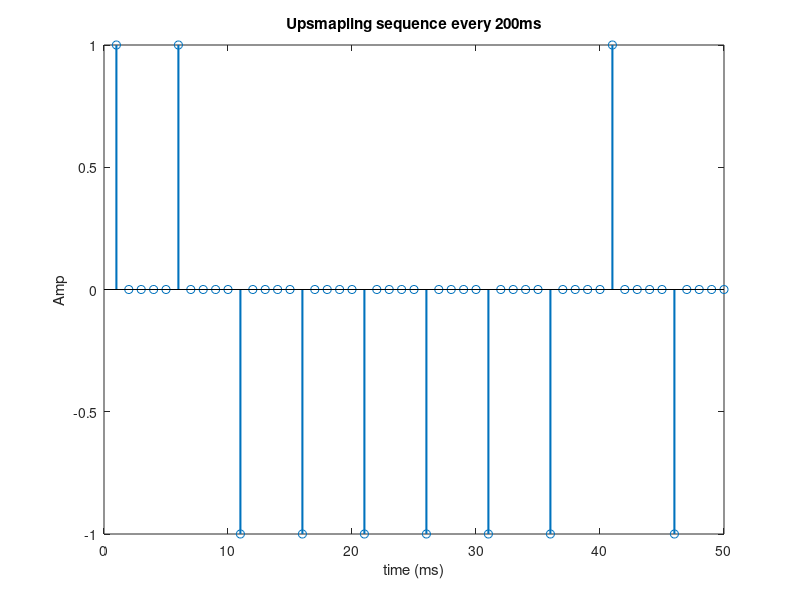
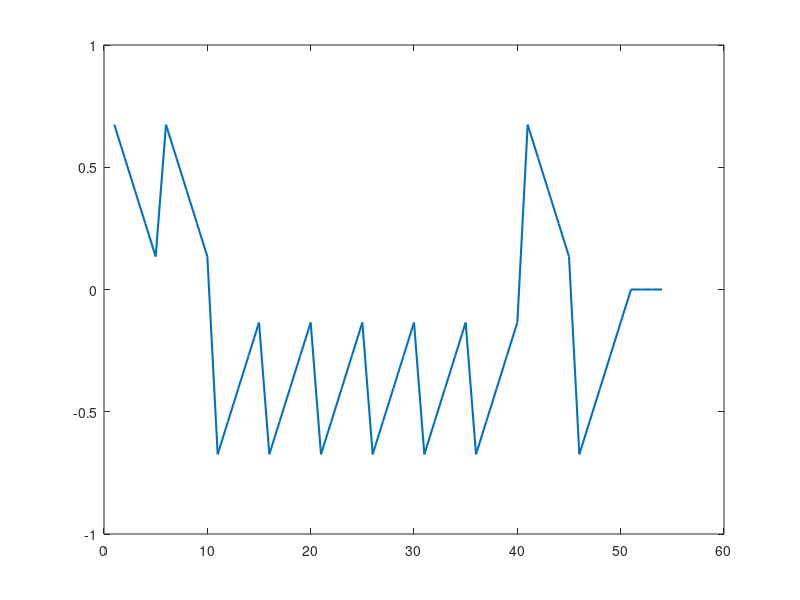

Here is the MATLAB script that generated these plots, in order: (Note: this script raises an error after producing the figures.)
clc; clear; close all;
%% Requirmnet 1
% Parameters
T = 1; % Symbol duration in seconds
samples_per_symbol = 5;
Ts = 0.2; % sampling duartion in seconds
Num_bits = 10;
% Define normalized pulse
p = [5 4 3 2 1]/sqrt(55);
% Generate random binary bits (0s and 1s)
bits = randi([0 1], 1, Num_bits);
% Convert to +1/-1
signal = 2*bits - 1; % Converts 0->-1 and 1->+1
% Upsample the signal (insert 4 zeros between samples)
upsampled_signal = upsample(signal, samples_per_symbol);
% Convolve with pulse shaping function
y = conv(upsampled_signal, p, 'full');

figure;
stem(upsampled_signal, 'LineWidth', 1.5);
title("Upsmapling sequence every 200ms");
xlabel("time (ms)");
ylabel("Amp");
figure;
plot(y, 'LineWidth', 1.5);
yline(0, 'k--', 'LineWidth', 1); % Add a dashed black line at y = 0
title("Convolution with pulse shape");
xlabel("time (ms)");
ylabel("Amp");
% Matched filter
h_matched = fliplr(p);
% Alternative Simple hold filter (all ones, normalized)
h_alt = ones(1,5)/sqrt(5); % Simple hold filter with 5 samples, normalized
% Filter the signal
y_matched = conv(y, h_matched, 'full');
y_alt = conv(y, h_alt, 'full');
% Correlator filter
y_reshaped = reshape(y(:, 1:Num_bits * samples_per_symbol), samples_per_symbol,
Num_bits); % size(y_reshaped) = [5, 10], 5 samples, 10 bits
y_correlator = zeros(samples_per_symbol * Num_bits, 1); % Output size: 5 * 10 = 50
% Loop over each bit
for n = 1:Num_bits
% Loop over each correlation output for the current bit
for i = 1:samples_per_symbol
sum_result = 0;
% Compute correlation: sum p(m) at each sample * y_reshaped(m, n) for each
sample within a bit in output y
for m = 1:i
sum_result = sum_result + p(m) * y_reshaped(m, n);
end
% Store result in y_correlator (dumb summation at T) for each bit to then
start over
y_correlator((n-1)*samples_per_symbol + i) = sum_result;
end
end
% Sampling points
sampling_indices = (1:Num_bits) * samples_per_symbol;
% Extract matched and alt samples at symbol instants
matched_samples = y_matched(sampling_indices);
alt_samples = y_alt(sampling_indices);
% Time vector adjusting
time_vector_matched = (0:length(y_matched)-1) * Ts + 0.2; % added 0.2 filter delay to
overcome the transition from 50ms domain to 10sec domain
time_vector_alt = (0:length(y_alt)-1) * Ts + 0.2;

time_vector_corr = (0:length(y_correlator)-1) * Ts + 0.2;
% Plot: Matched Filter vs Simple Hold Filter
figure;
subplot(2,1,1);
plot(time_vector_matched , y_matched, 'b-', 'LineWidth', 1.5); hold on;
stem(sampling_indices * Ts, matched_samples, 'bo', 'LineWidth', 1);
title('Matched Filter Output');
xlabel('Time (s)');
xlim([0,10]);
ylabel('Amplitude');
legend('Matched Filter','Samples');
grid on;
subplot(2,1,2);
plot(time_vector_alt, y_alt, 'r-', 'LineWidth', 1.5); hold on;
stem(sampling_indices * Ts, alt_samples, 'ro', 'LineWidth', 1);
title('Simple Hold Filter Output');
xlabel('Time (s)');
xlim([0,10]);
ylabel('Amplitude');
legend('Hold Filter','Samples');
grid on;
set(gcf, 'Position', [100 100 800 600]);
sgtitle('Filter Outputs Comparison');
% Plot: Matched Filter vs Correlator
figure;
plot(time_vector_matched,y_matched, 'm-', 'LineWidth', 1.5); hold on;
plot(time_vector_corr,y_correlator, 'Color', '[0 0.5 0.5]', 'LineWidth', 1.5);
stem(sampling_indices * Ts, matched_samples, 'r--o', 'LineWidth', 1);
title('Matched Filter vs Correlator Output');
xlabel('Time (s)');
xlim([0,10]);
ylabel('Amplitude');
legend('Matched Filter', 'Correlator', 'Samples');
grid on;
set(gcf, 'Position', [100 100 800 600]);
%% Requirment 2
% Parameters
Num_bits = 10000;
EbN0_dB = -2:1:5;
% Generate random binary bits (0s and 1s)
bits = randi([0 1], 1, Num_bits);
% Convert to +1/-1
signal = 2*bits - 1; % Converts 0->-1 and 1->+1
% Upsample the signal (insert 4 zeros between samples)
upsampled_signal = upsample(signal, samples_per_symbol);
% Convolve with pulse shaping function
y = conv(upsampled_signal, p, 'full');

% Adding Noise and Calculating BER
% Initialize BER arrays for matched filter, hold filters, and theoretical
BER_matched = zeros(size(EbN0_dB));
BER_hold = zeros(size(EbN0_dB));
BER_theo = zeros(size(EbN0_dB));
% Matched filter
h_matched = fliplr(p);
h_hold = 5 * ones(1,5); % Simple hold filter with 5 samples, un-normalized
h_hold = h_hold/(5*sqrt(5)); % Simple hold filter with 5 samples, normalized
% Sampling points
sampling_indices = (1:Num_bits) * samples_per_symbol;
% Loop over Eb/N0 values
for idx = 1:length(EbN0_dB)
EbN0 = 10^(EbN0_dB(idx)/10); % Convert Eb/N0 fr%om dB to linear scale
N0 = 1 / EbN0; % Since pulse p is normalized, Eb = 1
% Generate Gaussian noise with appropriate variance
noise = sqrt(N0/2) * randn(size(y)); % Generate AWGN noise
rx_signal = y + noise; % Received signal after adding noise
% Matched filter output
rx_matched = conv(rx_signal, h_matched, 'full');
matched_samples = rx_matched(sampling_indices);
% Hold filter output
rx_hold = conv(rx_signal, h_hold, 'full');
hold_samples = rx_hold(sampling_indices);
% Decision making (threshold = 0)
matched_decisions = matched_samples > 0;
hold_decisions = hold_samples > 0;
% Calculate BER for matched filter
BER_matched(idx) = sum(matched_decisions ~= bits) / Num_bits;
% Calculate BER for hold filter
BER_hold(idx) = sum(hold_decisions ~= bits) / Num_bits;
% Calculate Theoretical BER value
BER_theo(idx) = 0.5 * erfc(sqrt(EbN0));
end
% Plotting the BER vs SNR
figure;
semilogy(EbN0_dB, BER_matched, 'bo-', 'LineWidth', 1.5); hold on;
semilogy(EbN0_dB, BER_hold, 'g-', 'LineWidth', 1.5); hold on;
semilogy(EbN0_dB, BER_theo, 'k--', 'LineWidth', 1.5); % Theoretical BER (dashed line)
title('BER with Matched & Simple Hold Filters');
xlabel('SNR in dB');
ylabel('Bit Error Rate');
legend('BER using matched filter', 'BER using hold filter', 'Theoretical BER');
grid on;

%% Requirmnet 3
% ISI && Raised cosine
data_length = 100; % Length of the data (bits)
data = randi([0, 1], 1, data_length);
Data_sequence_maped = 2*data - 1; % maping the output to 1 or -1 %
Data_sequence_UpSample = upsample(Data_sequence_maped, samples_per_symbol);
i=1;
for R = [0, 1]
for delay = [2, 8]
h = rcosdesign(R, delay, samples_per_symbol ,"sqrt");
% Apply square root raised cosine first
A_Tx = filter(h ,1 , Data_sequence_UpSample);
% ideal channel free noise mean H(s)=1not make any change
B_Rx = filter(h ,1 , A_Tx); % Apply square root raised cosine first
%The outcome was applying raised cosine to the data.
% draw rsosine filter
figure(i);
i = i + 7;
plot(h);
title("Square Root Raised Cosine Filter (R: " + num2str(R) + ", Delay: "
+ num2str(delay) + ")");
xlabel("Time Samples");
ylabel("Amplitude");
ylim([min(h)-0.01 max(h)+0.01]);
% draw Eye diagram
eye_fig_TX=eyediagram(A_Tx(delay * samples_per_symbol + 1:end - delay *
samples_per_symbol)', 2 * samples_per_symbol);
set(eye_fig_TX,'Name',"A_Tx_eyediagram for R :" + R + " Delay: " +
delay);
eye_fig_RX=eyediagram(B_Rx(delay * samples_per_symbol +1:end - delay *
samples_per_symbol)', 2 * samples_per_symbol);
set(eye_fig_RX,'Name',"B_Rx_eyediagram for R :" + R + " Delay: " +
delay);
end
end